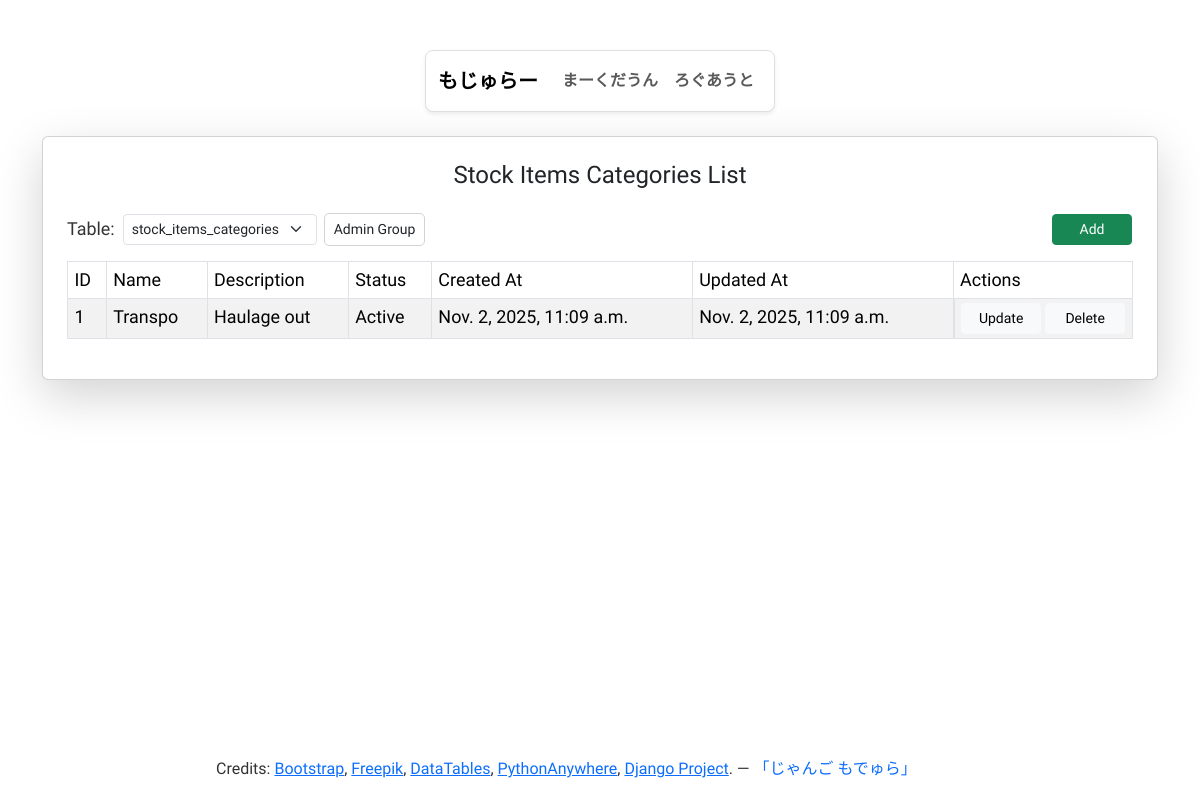
The page /categories/ (signed in) on the database its author committed.
### apps/categories/models.py (models this page shows, shortened)
class StockItemCategories(models.Model):
    STATUS_CHOICES = [
        (1, 'Active'),
        (2, 'Inactive'),
    ]
    id = models.AutoField(primary_key=True)
    name = models.CharField(max_length=255, unique=True)
    description = models.TextField(null=True, blank=True)
    status = models.IntegerField(choices=STATUS_CHOICES, default=1)
    created_at = models.DateTimeField()
    updated_at = models.DateTimeField()
    class Meta:
        db_table = 'stock_items_categories'
        managed = False  # Do NOT let Django alter the table

### apps/categories/views.py (the view)
# urls.py: path('', views.index, name='index'),
@login_required
def index(request):
    user_groups = request.user.groups.values_list('name', flat=True)
    user_group = user_groups[0] if user_groups else None
    conn = sqlite3.connect(DB_PATH)
    cursor = conn.cursor()
    cursor.execute("SELECT name FROM sqlite_master WHERE type='table' AND name LIKE 'stock%'")
    tables = [row[0] for row in cursor.fetchall()]
    conn.close()
    records = StockItemCategories.objects.all().order_by('id')
    return render(request, 'categories/index.html', {
        'title': 'Stock Items Categories List',
        'records': records,
        'tables': tables,
        'current_table': 'stock_items_categories',
        'user_group': user_group,  # pass group to template
    })

### apps/categories/templates/categories/index.html (shortened to what this page needs)
{% extends 'base.html' %}
{% block content %}
<div class="card shadow-lg p-4 mb-3">
    <h4 class="mb-4 text-center">{{ title }}</h4>
    <div class="mb-3 d-flex flex-wrap align-items-center gap-2">
        <label for="tableSelect" class="form-label mb-0">Table:</label>
        {% include 'includes/_table_select.html' %}
        {% if user_group == 'Admin' %}
            <a href="{% url 'categories:add' %}" class="btn btn-success btn-sm" style="position: absolute; right: 25px;">Add</a>
        {% else %}
            <a href="#" class="btn btn-success btn-sm disabled" style="position: absolute; right: 25px;" title="View Only">Add</a>
        {% endif %}
    </div>
    <div class="table-responsive">
        <table class="table table-sm table-striped table-bordered">
            <thead>
                <tr>
                    <th>ID</th>
                    <th>Name</th>
                    <th>Description</th>
                    <th>Status</th>
                    <th>Created At</th>
                    <th>Updated At</th>
                    <th width="120">Actions</th>
                </tr>
            </thead>
            <tbody>
                {% for row in records %}
                <tr>
                    <td>{{ row.id }}</td>
                    <td>{{ row.name }}</td>
                    <td>{{ row.description }}</td>
                    <td>{{ row.get_status_display }}</td>
                    <td>{{ row.created_at }}</td>
                    <td>{{ row.updated_at }}</td>
                    <td class="text-nowrap d-flex gap-1">
                        {% if user_group == 'Admin' %}
                            <a href="{% url 'categories:update' row.id %}" class="btn btn-light btn-sm">Update</a>
                            <a href="{% url 'categories:delete' row.id %}" onclick="return confirm('Delete this record?')" class="btn btn-light btn-sm">Delete</a>
                        {% else %}
                            <a href="#" class="btn btn-light btn-sm disabled" title="View Only">Update</a>
                            <a href="#" class="btn btn-light btn-sm disabled" title="View Only">Delete</a>
                        {% endif %}
                    </td>
                </tr>
                {% endfor %}
            </tbody>
        </table>
    </div>
</div>
{% endblock %}

### static/css/style.css (style rules this page uses)
body { font-family: "Neucha", Arial, Helvetica, sans-serif; line-height: 1.7; color: #222; background-color: #fff; padding-top: 50px; }
table, table td, table th, button, select, select option, label { font-family: "Neucha", Arial, Helvetica, sans-serif; font-size: 1.12rem; line-height: 1.55; font-weight: 400; color: #333; }
.card { max-width: 100%; width: 1280px; margin: 0 auto; background-color: #fff; }
.btn-sm { min-width: 80px; }
.table-responsive { overflow-x: auto; }
.table td, .table th { padding: 0.25rem 0.4rem; }
html, body { height: 100%; }
body.d-flex.flex-column { min-height: 100vh; }
body { display: flex; flex-direction: column; }

### rows shown on the page
StockItemCategories: id "1", name "Transpo", description "Haulage out", status "Active", created_at "Nov. 2, 2025, 11:09 a.m.", updated_at "Nov. 2, 2025, 11:09 a.m."

### other values the page prints
{{ title }} "Stock Items Categories List"
form field value "stock_items_categories"
